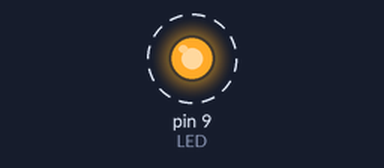
This sketch was run on a simulated Arduino Uno, built with avr-gcc and run on an emulated ATmega328P. Parts: output pins drawn as LEDs (lit = HIGH). Dashed ring = blinking.

Above: at 0.05 s.
Timing chart, 0 to 3.0 s (numbered marks = the images above):
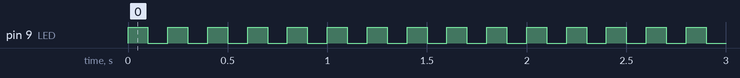

The sketch:

main.ino
```cpp
#define LED 9

void setup() {
  pinMode(LED, OUTPUT);
  digitalWrite(LED, LOW);
}

void loop() {
  digitalWrite(LED, HIGH);
  delay(100);
  digitalWrite(LED, LOW);
  delay(100);
}
```

Measured:
- by itself, pin 9 (LED): alternates HIGH for 0.10 s and LOW for 0.10 s
